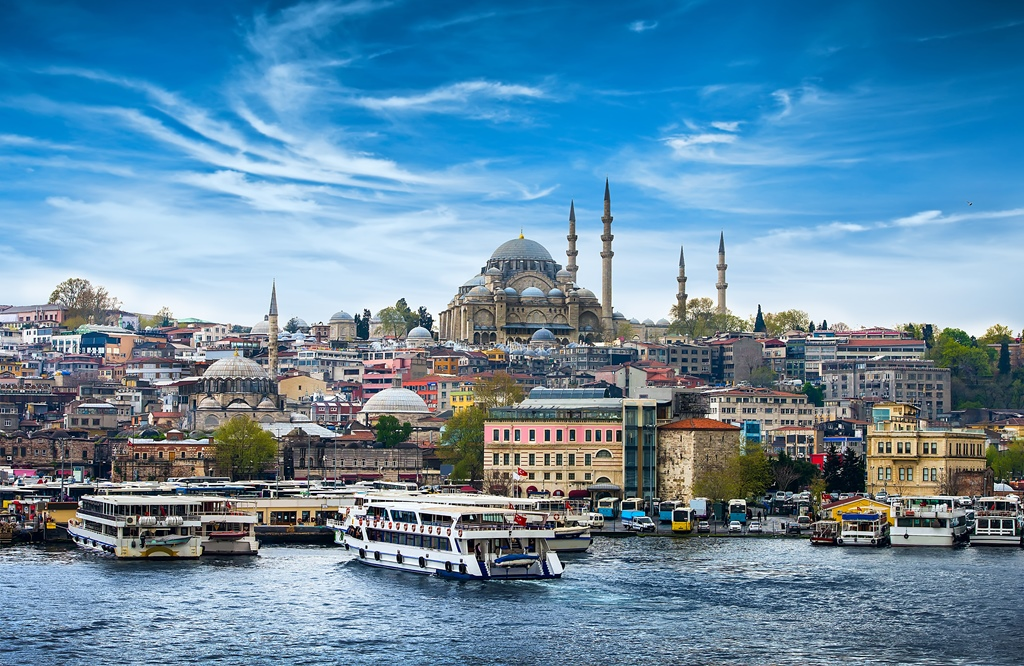
#> input picture Pictures/picture1.jpg, 1024 x 666 px
$ python 'KontrastGenişletme.py'
#> lines starting #> are read from the running program, lines starting #| are printed output that depends on the picture
import cv2
import numpy as np
import matplotlib.pyplot as plt

def contrast_stretching(image):
    # Görüntüdeki en karanlık ve en açık piksel değerlerini bulma
    min_val = np.min(image)
    max_val = np.max(image)

    # Kontrast genişletme işlemi
    stretched_image = (image - min_val) * (255.0 / (max_val - min_val))

    # Veri tipini uint8'ye dönüştürme
    stretched_image = stretched_image.astype(np.uint8)

    return stretched_image

img = cv2.imread('./Pictures/picture1.jpg', 0)
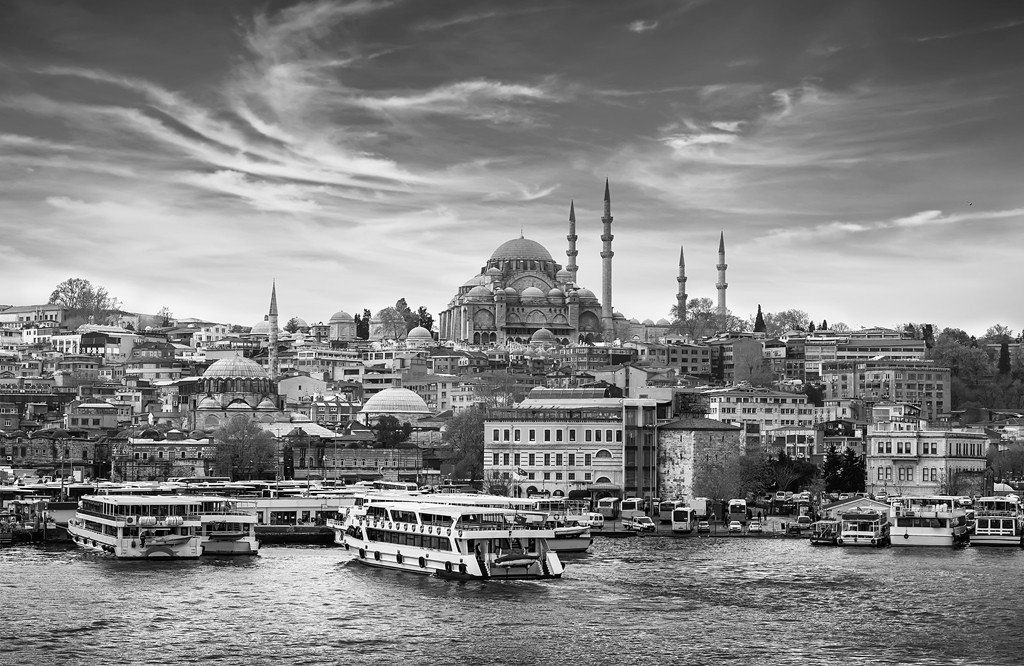
#> img: shape (666, 1024); min 0, max 255, mean 130.7

# Kontrast genişletme işlemi
stretched_img = contrast_stretching(img)
#> in contrast_stretching, `min_val = np.min(image)`: min_val = 0
#> in contrast_stretching, `max_val = np.max(image)`: max_val = 255

# Giriş ve çıkış görüntülerini gösterme
plt.figure(figsize=(8, 4))

plt.subplot(1, 2, 1)
plt.imshow(img, cmap='gray')
plt.title('Orijinal Görüntü')

plt.subplot(1, 2, 2)
plt.imshow(stretched_img, cmap='gray')
plt.title('Kontrast Genişletme Sonucu')

plt.show()
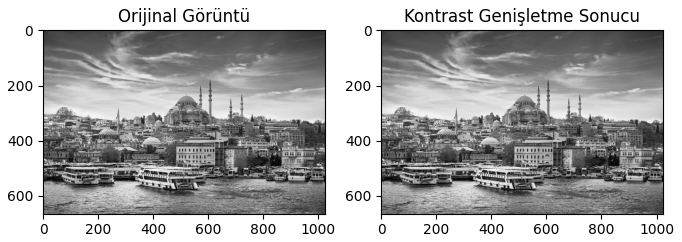
#> figure drawn by matplotlib, 2 panels

$ run again, with Pictures/picture2.jpg copied over Pictures/picture1.jpg
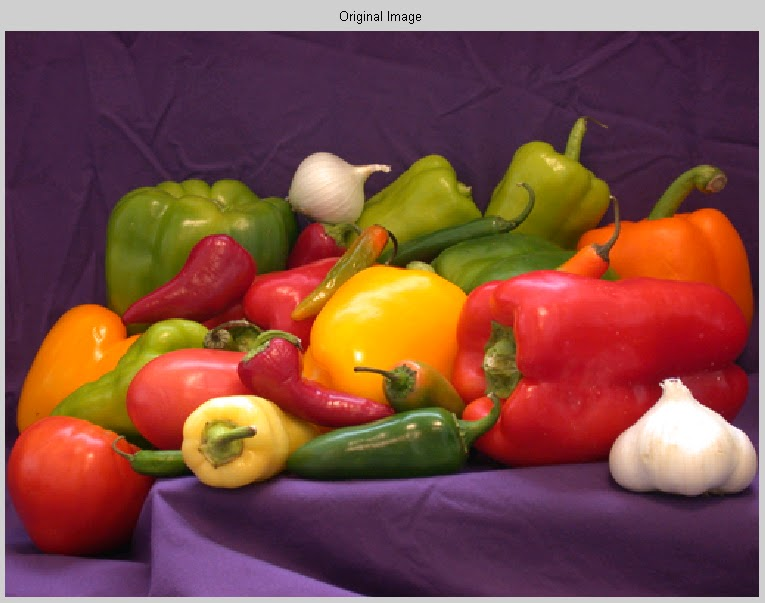
#> input picture Pictures/picture2.jpg, 765 x 603 px
#> `img = cv2.imread('./Pictures/picture1.jpg', 0)`:
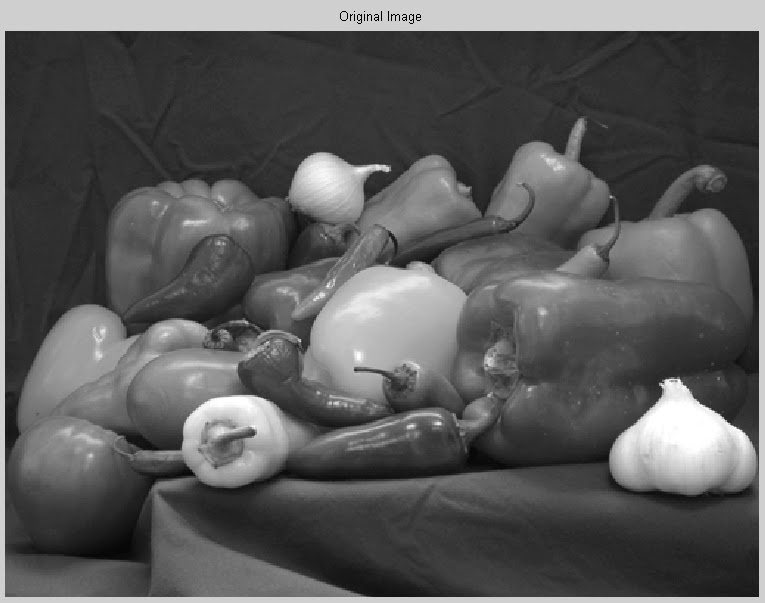
#> img: shape (603, 765); min 0, max 255, mean 90.1
#> min_val = 0
#> max_val = 255
#> `plt.show()`:
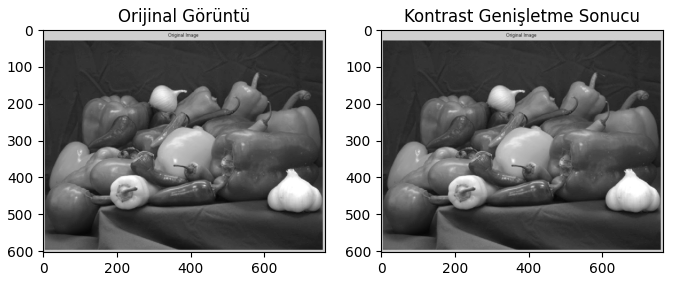
#> figure drawn by matplotlib, 2 panels

$ run again, with Pictures/picture3.jpg copied over Pictures/picture1.jpg
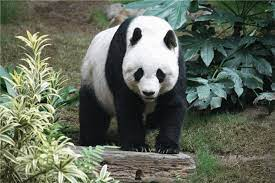
#> input picture Pictures/picture3.jpg, 275 x 183 px
#> `img = cv2.imread('./Pictures/picture1.jpg', 0)`:
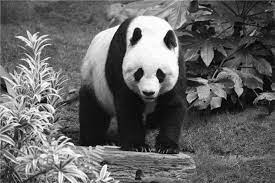
#> img: shape (183, 275); min 0, max 255, mean 100.7
#> min_val = 0
#> max_val = 255
#> `plt.show()`:
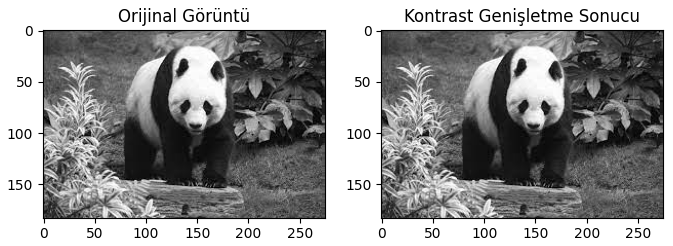
#> figure drawn by matplotlib, 2 panels
